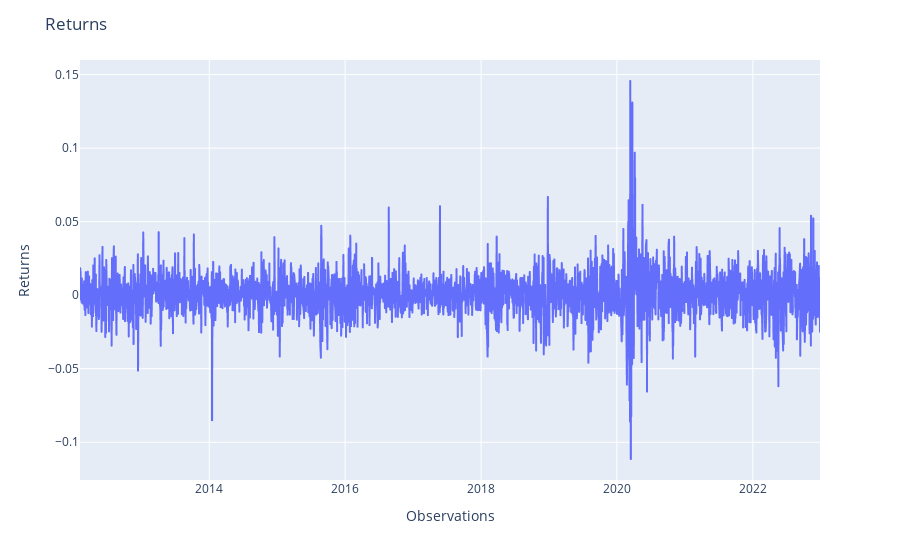

Here is the notebook cell this chart was saved with:
### Code cell
portfolio.plot_returns()

### Figure 1 — Plotly figure (JSON) as saved in the notebook; plotly's stock layout.template omitted (floating-point values rounded to 4 significant figures; data arrays with more than 128 entries replaced by an {"elided": "..."} marker saying what was removed)
{"data": [{"hovertemplate": "variable=returns<br>index=%{x}<br>value=%{y}<extra></extra>", "legendgroup": "returns", "line": {"color": "#636efa", "dash": "solid"}, "marker": {"symbol": "circle"}, "mode": "lines", "name": "returns", "showlegend": true, "type": "scattergl", "x": {"elided": "2743 str values"}, "xaxis": "x", "y": {"elided": "2743 float values"}, "yaxis": "y"}], "layout": {"legend": {"title": {"text": "variable"}, "tracegroupgap": 0}, "margin": {"t": 60}, "showlegend": false, "title": {"text": "Returns"}, "xaxis": {"anchor": "y", "domain": [0, 1], "title": {"text": "Observations"}}, "yaxis": {"anchor": "x", "domain": [0, 1], "title": {"text": "Returns"}}}}
